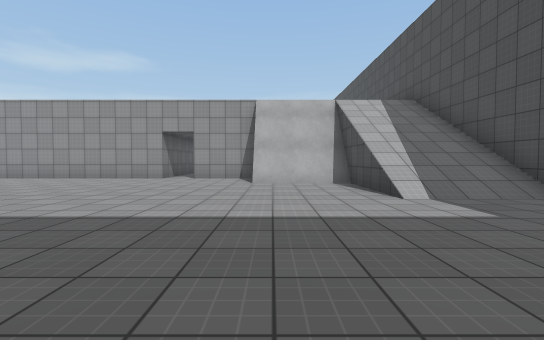
View 1 (above)

24 first-person views from a walk through a 3-D level made in the Unity game engine. The camera is 1.2 m above the floor, tilts 2° down and sees 85° across. The floor is counted in squares, 2 m on a side. Each view is taken from the middle of a square. On the plan, view 1 faces up. The plan holds only what a view shows up to about 9 squares ahead; the rest is blank. The place goes on beyond the plan. The player is left out. Surface patterns are stand-ins for the level's own textures.

View 2
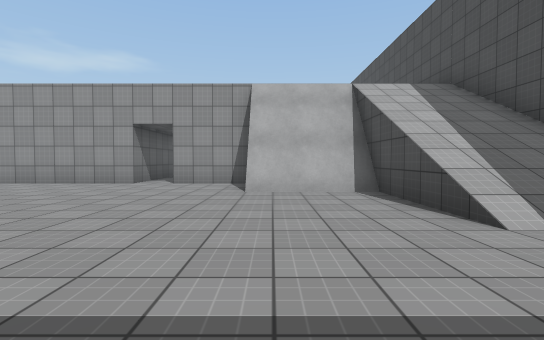

View 3
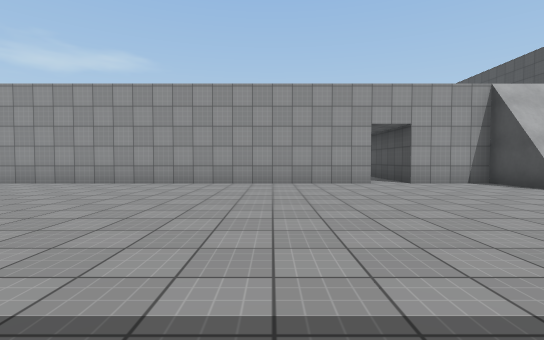

View 4
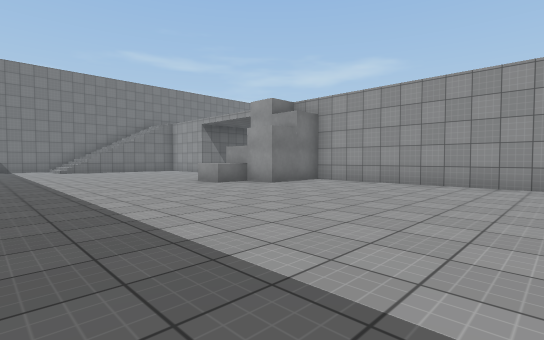

View 5
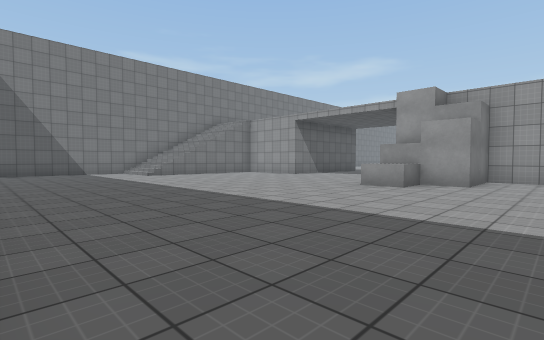

View 6
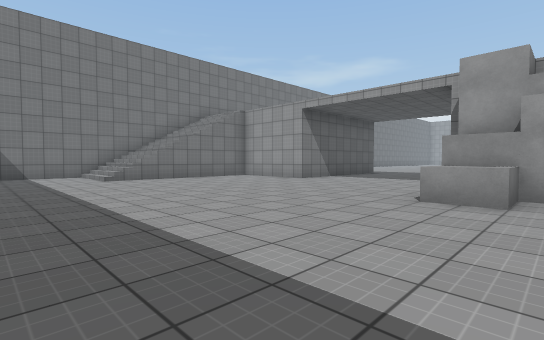

View 7
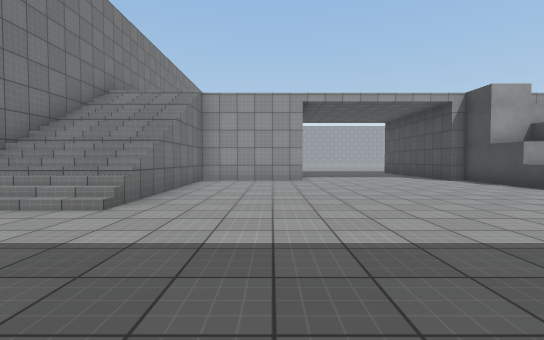

View 8
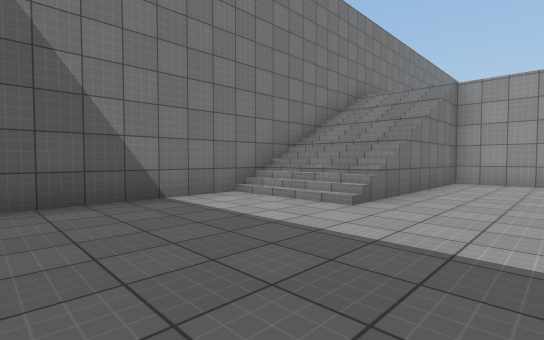

View 9
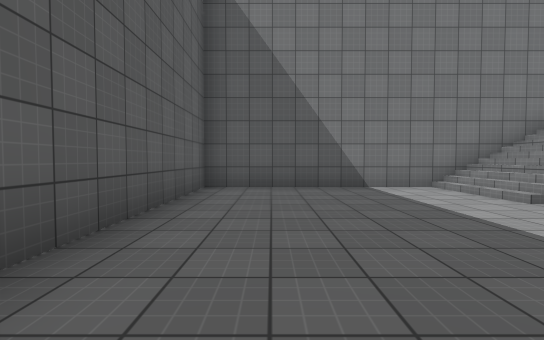

View 10
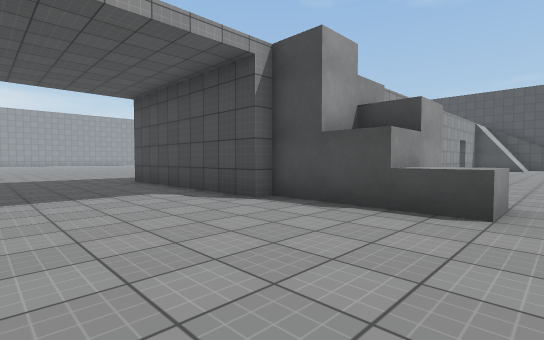

View 11
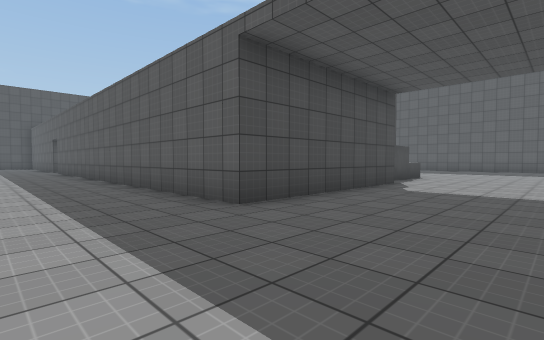

View 12
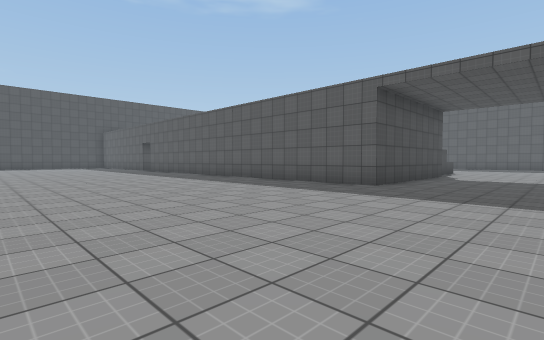

View 13
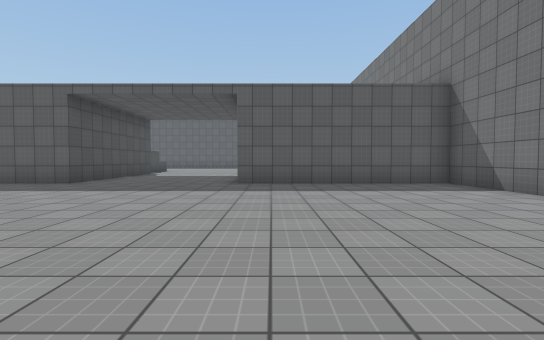

View 14
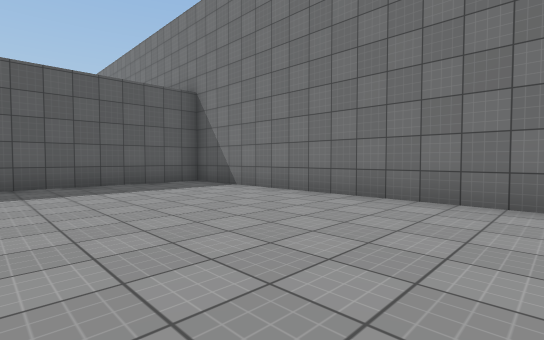

View 15
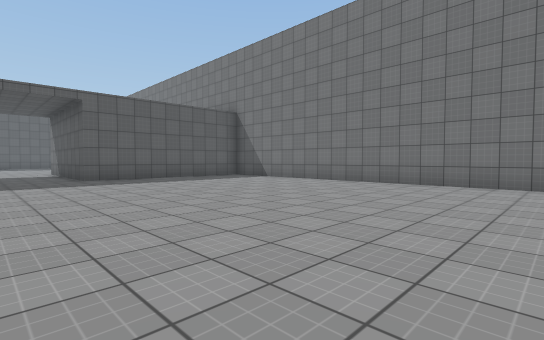

View 16
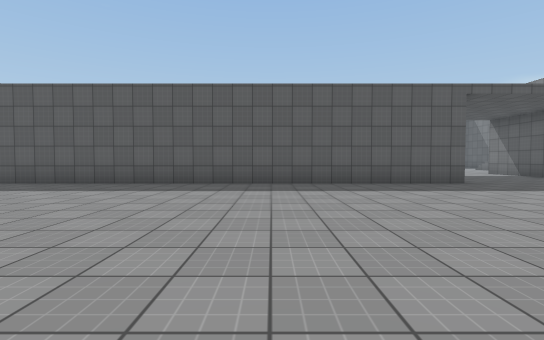

View 17
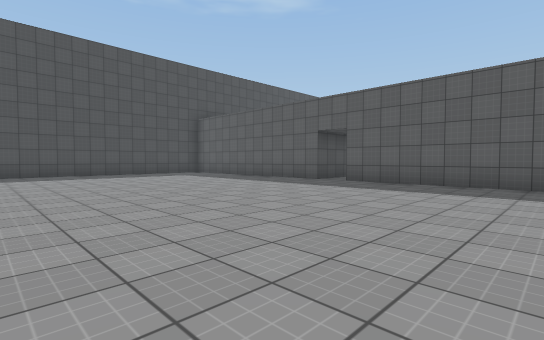

View 18
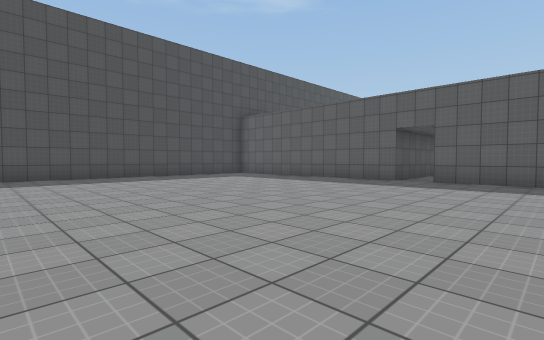

View 19
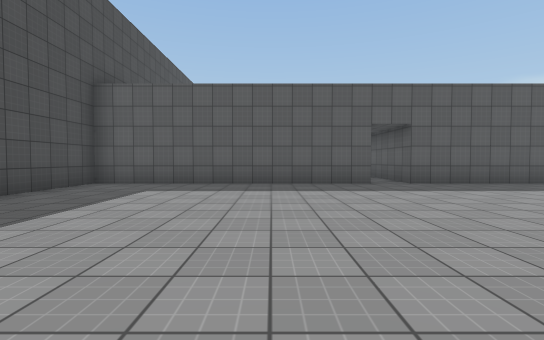

View 20
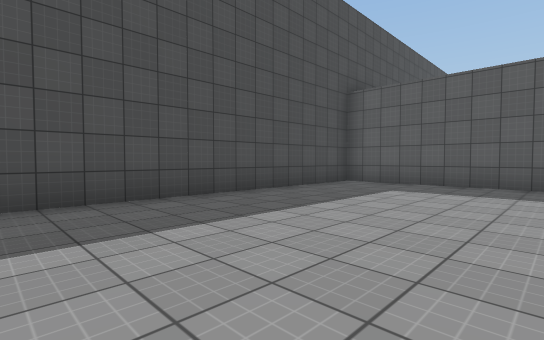

View 21
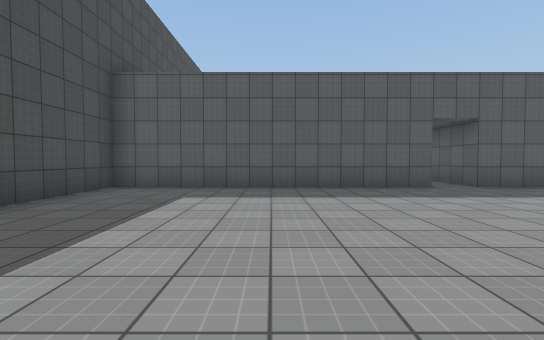

View 22
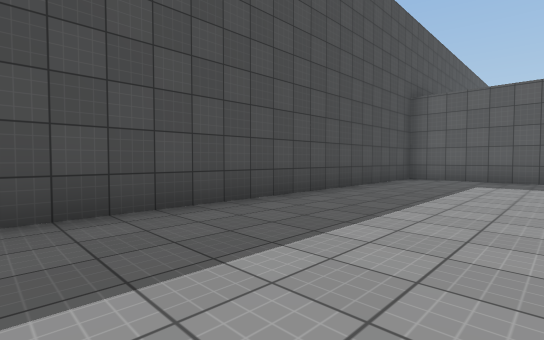

View 23
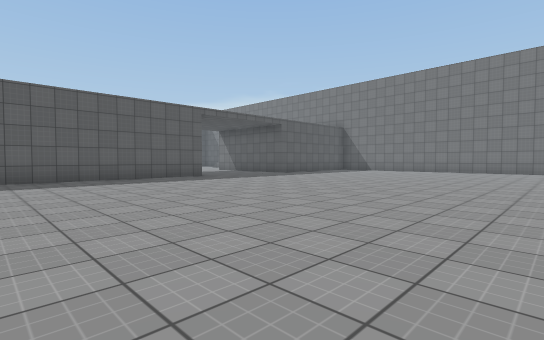

View 24
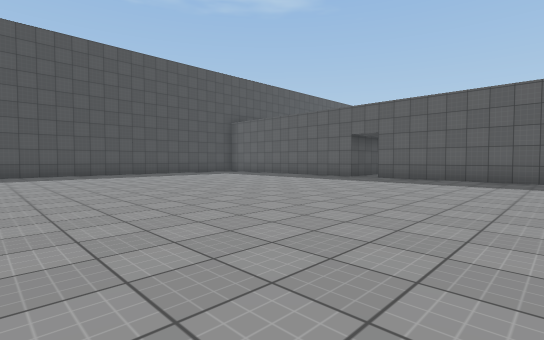

### Floor plan
Key: @ floor where view 1 was taken; # wall or solid block; . floor; / step, stairs or slope; = window, fence, low wall or low ledge; ^ raised ledge; v drop or lower ground.
Columns run from 26 left of view 1 to 5 right of it. Each row starts with its distance up from view 1.
 24 #................ .............#
 23 #................ .............#
 22 #................ .............#
 21 #................ .............#
 20 #..............................#
 19 #..............................#
 18 #..............................#
 17 #..............................#
 16 #..............................#
 15 #..............................#
 14 #     /...#############.       #
 13 #     /...#           #.       #
 12        ...#           #        #
 11        ...#           #.       #
 10 #     /...#############.       #
  9 #///.......##.............#vv//#
  8 #///.......##.............##v//#
  7 #///.......^................ //#
  6 #///........................///#
  5 #//=........................///#
  4 #..............................
  3 #..................... .......
  2 #.................. .   .....
  1 #..............          ...
  0 #..............           @
 -1 ######

Positions as (right, up) in squares from view 1, and headings:
1: (0, 0), facing up
2: (0, 2), facing up
3: (-6, 2), facing up
4: (-8, 2), facing up-left
5: (-12, 0), facing up-left
6: (-14, 2), facing up-left
7: (-21, 1), facing up
8: (-21, 1), facing up-left
9: (-19, 1), facing left
10: (-19, 6), facing up-right
11: (-19, 17), facing down-right
12: (-19, 21), facing down-right
13: (-21, 22), facing down
14: (-21, 22), facing down-left
15: (-18, 24), facing down-left
16: (-11, 22), facing down
17: (-8, 22), facing down-right
18: (-6, 23), facing down-right
19: (0, 22), facing down
20: (0, 22), facing down-right
21: (1, 21), facing down
22: (1, 24), facing down-right
23: (-10, 24), facing down-left
24: (-8, 24), facing down-right
